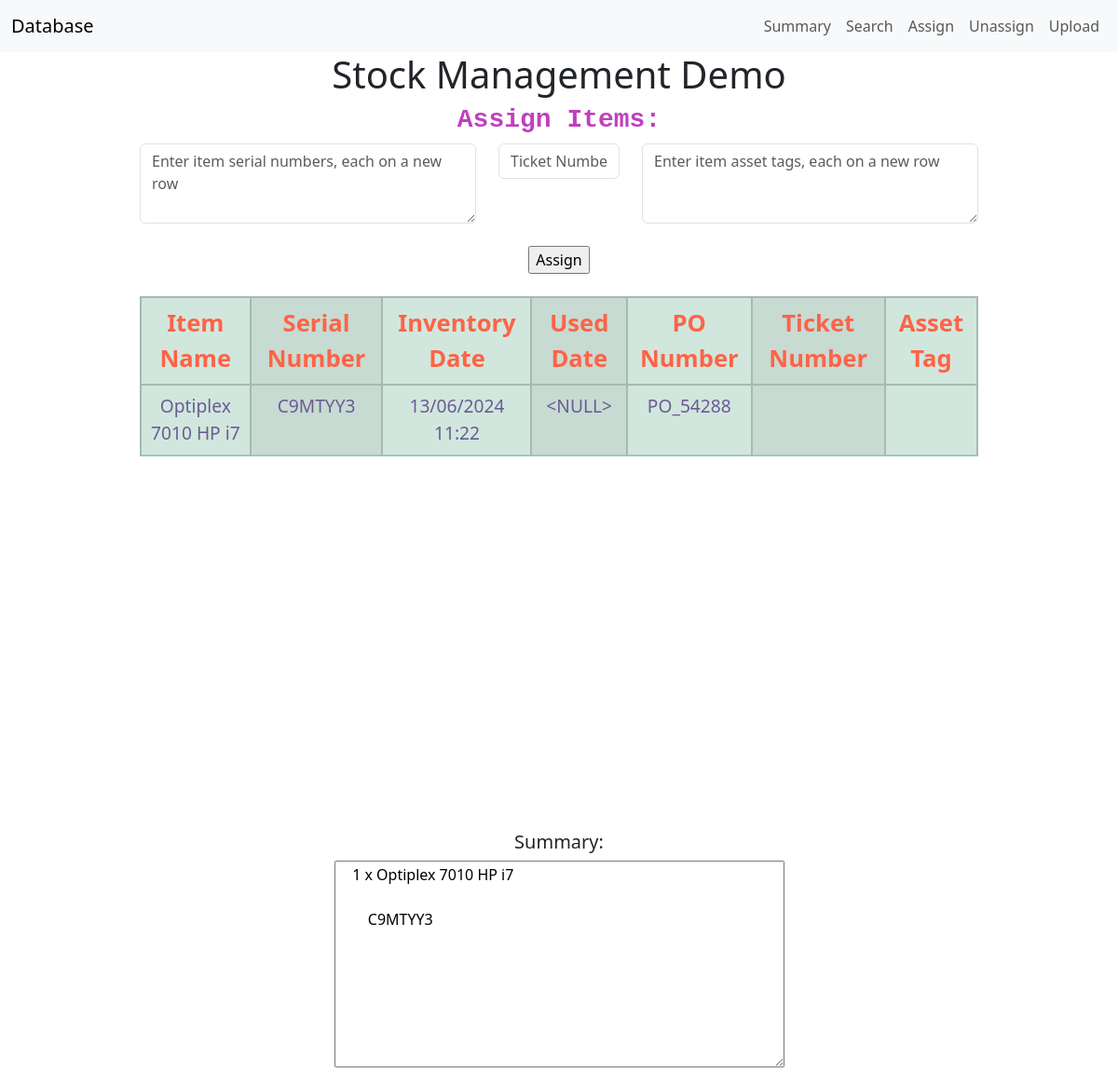
Screenshot of /assign with the database file from the repository.
### tables this page shows
CREATE TABLE Inventory (
    Item_Name VARCHAR(255) NOT NULL ,
    Serial_Num VARCHAR(255) NOT NULL PRIMARY KEY UNIQUE,
    Inventory_Date datetime NOT NULL,
    Used_Date datetime DEFAULT '',
    PO_Num VARCHAR(255),
    Ticket_Num VARCHAR(255) DEFAULT '',
    Asset_Tag VARCHAR(255) DEFAULT '' 
);

### app.py (the view, shortened to what this page needs)
@app.route('/assign', methods=['POST', 'GET'])
def assign():
    if request.method == "GET":
            return render_template('assign.html', data = fetch_all_data(), name = list_all_items(), summary = get_summary(fetch_all_data()))

### helper.py (called while the page is built)
def get_db_connection():
    conn = sqlite3.connect('database.db')
    return conn

def remove_header(data):
    if len(data) < 1:
        return data
    elif "Item_Name" in data[0][0]:
        return data[1:]
    else:
        return data

def fetch_all_data():
    conn = get_db_connection()
    data = conn.execute('SELECT * FROM Inventory').fetchall()
    conn.close()
    return remove_header(data)

def list_all_items():
    conn = get_db_connection()
    data = conn.execute('SELECT DISTINCT Item_Name FROM Inventory;').fetchall()
    conn.close()
    data = [x[0] for x in data if not "Item_Name" in x[0]]
    return remove_header(data)

def get_summary(data):
    if len(data) > 100 :
        return "N/A"
    count = {}
    dix = {}
    for row in data:
        name = row[0]
        serial = row[1]
        tag = row[-1]
        if name in dix:
            dix[name] += f"\r\n\r\n\t{serial}\r\n\t{tag}"
        else:
            dix[name] = f"\t{serial}\r\n\t{tag}"
        if name in count:
            count[name] += 1
        else:
            count[name] = 1
    txt = ""
    for row in count:
        txt += f"\r\n{count[row]} x {row}\r\n"
        txt += f"\r\n{dix[row]}\r\n"
    return txt[2:]

### templates/assign.html (shortened to what this page needs)
{% extends 'base.html'%}
{% block body%}
<form action="{{ url_for('assign') }}" method="POST">
    <center>
        <div style="margin: 5 auto; width:75%;">
            <h3 style="color:#BF40BF;font-size:16;font-family:'Courier New';"><strong>Assign Items:</strong></h3>
                <div class="row">
                    <div class="col"><textarea class="form-control" name="serial_num" rows="3" placeholder="Enter item serial numbers, each on a new row"></textarea></div>
                    <div class="col col-lg-2"><input type="text" class="form-control" placeholder="Ticket Number" name="ticket_num"></div>
                    <div class="col"><textarea class="form-control" name="asset_tag" rows="3" placeholder="Enter item asset tags, each on a new row"></textarea></div>
                </div>
                <br>
                <div class="row">
                    <div class="col">
                        <input type="submit" value="Assign">
                    </div>
                </div>
        </div>
    </center>
</form>
<br>
<center>
    <div style="width:75%;height:550px;overflow:auto;">
        <table class="table table-info table-striped-columns table-hover">
            <thead>
                <tr class="table-success">
                    <th class="table-success"><label style="color:tomato;font-size:160%;">Item Name</label></th>
                    <th class="table-success"><label style="color:tomato;font-size:160%;">Serial Number</label ></th>
                    <th class="table-success"><label style="color:tomato;font-size:160%;">Inventory Date</label ></th>
                    <th class="table-success"><label style="color:tomato;font-size:160%;">Used Date</label ></th>
                    <th class="table-success"><label style="color:tomato;font-size:160%;">PO Number</label ></th>
                    <th class="table-success"><label style="color:tomato;font-size:160%;">Ticket Number</label ></th>
                    <th class="table-success"><label style="color:tomato;font-size:160%;">Asset Tag</label ></th>
                </tr>
            </thead>
            <tbody>
                {%for row in data:%}
                    <tr class="table-success">
                        <td class="table-success"><label style="color:#6b5b95;font-size:120%;">{{row[0]}}</label></td>
                        <td class="table-success"><label style="color:#6b5b95;font-size:120%;">{{row[1]}}</label></td>
                        <td class="table-success"><label style="color:#6b5b95;font-size:120%;">{{row[2]}}</label></td>
                        <td class="table-success"><label style="color:#6b5b95;font-size:120%;">{{row[3]}}</label></td>
                        <td class="table-success"><label style="color:#6b5b95;font-size:120%;">{{row[4]}}</label></td>
                        <td class="table-success"><label style="color:#6b5b95;font-size:120%;">{{row[5]}}</label></td>
                        <td class="table-success"><label style="color:#6b5b95;font-size:120%;">{{row[6]}}</label></td>
                    </tr>
                {% endfor %}
            </tbody>
        </table>
    </div>
</center>
<br>
<center>
    <label><h5>Summary:</h5></label>
    <br>
    <textarea id="w3review" name="w3review" rows="9" cols="50">
    {{summary}}
    </textarea>
</center>
{% endblock%}

### templates/base.html (style rules this page uses)
table, th, td { text-align: center; padding: 12px; border:2px solid black; border-collapse: collapse; margin-left: auto; margin-right: auto; }

### rows the page displays
Inventory: Item_Name "Optiplex 7010 HP i7", Serial_Num "C9MTYY3", Inventory_Date "13/06/2024 11:22", Used_Date "<NULL>", PO_Num "PO_54288"
